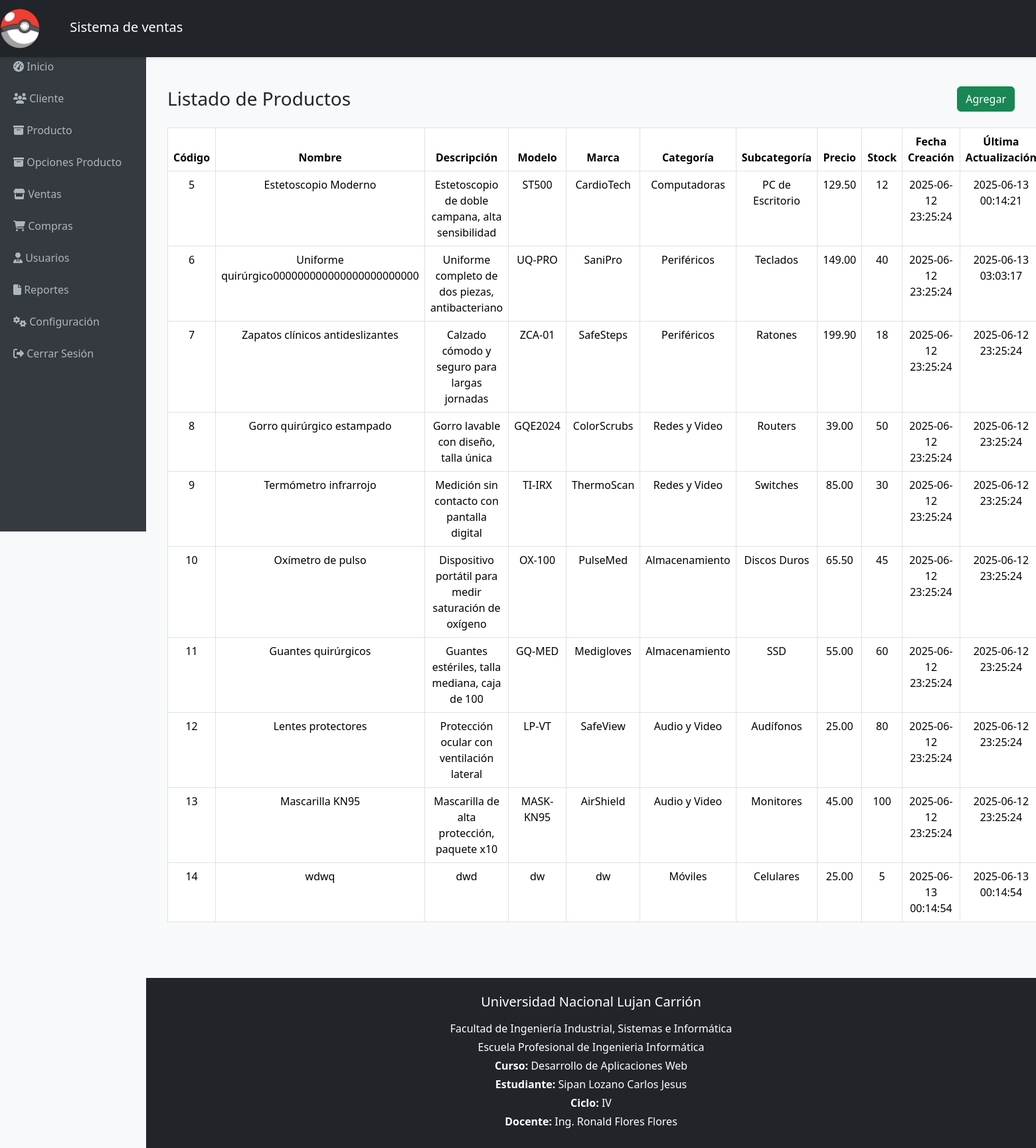
/producto.php, run on the app's committed database.
### tables this page shows
CREATE TABLE `producto` (
  `prod_codi` int NOT NULL,
  `prod_nombre` varchar(100) NOT NULL,
  `prod_descripcion` text,
  `prod_model` varchar(50) DEFAULT NULL,
  `prod_marca` varchar(50) DEFAULT NULL,
  `idsubcategoria` int NOT NULL,
  `proc_precio` decimal(10,2) NOT NULL,
  `prod_stock` int NOT NULL,
  `fecha_creacion` datetime DEFAULT CURRENT_TIMESTAMP,
  `fecha_actualizacion` datetime DEFAULT CURRENT_TIMESTAMP ON UPDATE CURRENT_TIMESTAMP
);

CREATE TABLE `categoria` (
  `idcategoria` int NOT NULL,
  `nombre_categoria` varchar(100) NOT NULL
);

CREATE TABLE `subcategoria` (
  `idsubcategoria` int NOT NULL,
  `nombre_subcategoria` varchar(100) NOT NULL,
  `idcategoria` int NOT NULL
);

### producto.php (the view, shortened to what this page needs)
<?php
include_once './conexion/cone.php';
$sql = "
SELECT
    p.*,
    sc.nombre_subcategoria,
    c.nombre_categoria
FROM producto p
JOIN subcategoria sc ON p.idsubcategoria = sc.idsubcategoria
JOIN categoria c ON sc.idcategoria = c.idcategoria
";
$result = mysqli_query($con, $sql);
?>
<!DOCTYPE html>
<html lang="es">
<?php include_once './includes/head.php' ?>
<body>
    <?php include_once './includes/header.php' ?>
    <br>
    <div class="content">
        <div class="container-fluid text-center mt-6">
            <div class="d-flex justify-content-between align-items-center" style="padding-top: 30px;">
                <h3 class="mb-0">Listado de Productos</h3>
                <a href="producto_add.php" class="btn btn-success">Agregar</a>
            </div>
            <br>
            <table class="table table-bordered table-hover text-center">
                <thead>
                    <tr>
                        <th>Código</th>
                        <th>Nombre</th>
                        <th>Descripción</th>
                        <th>Modelo</th>
                        <th>Marca</th>
                        <th>Categoría</th>
                        <th>Subcategoría</th>
                        <th>Precio</th>
                        <th>Stock</th>
                        <th>Fecha Creación</th>
                        <th>Última Actualización</th>
                    </tr>
                </thead>
                <tbody>
                    <?php while ($row = mysqli_fetch_array($result)) { ?>
                        <tr>
                            <td><?php echo $row["prod_codi"]; ?></td>
                            <td><?php echo $row["prod_nombre"]; ?></td>
                            <td><?php echo $row["prod_descripcion"]; ?></td>
                            <td><?php echo $row["prod_model"]; ?></td>
                            <td><?php echo $row["prod_marca"]; ?></td>
                            <td><?php echo $row["nombre_categoria"]; ?></td>
                            <td><?php echo $row["nombre_subcategoria"]; ?></td>
                            <td><?php echo $row["proc_precio"]; ?></td>
                            <td><?php echo $row["prod_stock"]; ?></td>
                            <td><?php echo $row["fecha_creacion"]; ?></td>
                            <td><?php echo $row["fecha_actualizacion"]; ?></td>
                        </tr>
                    <?php } ?>
                </tbody>
            </table>
        </div>
    </div>
    <?php include_once './includes/footer.php' ?>
</body>
</html>

### css/estilos_admin.css (style rules this page uses)
body { font-family: 'Segoe UI', sans-serif; background-color: #f8f9fa; padding-top: 56px; }
.content { margin-left: 220px; padding: 20px; }

### data on the page
producto: prod_codi "5", prod_nombre "Estetoscopio Moderno", prod_descripcion "Estetoscopio de doble campana, alta sensibilidad", prod_model "ST500", prod_marca "CardioTech", categoria.nombre_categoria "Computadoras", idsubcategoria.nombre_subcategoria "PC de Escritorio", proc_precio "129.50", prod_stock "12", fecha_creacion "2025-06-12 23:25:24", fecha_actualizacion "2025-06-13 00:14:21"
producto: prod_codi "6", prod_nombre "Uniforme quirúrgico000000000000000000000000", prod_descripcion "Uniforme completo de dos piezas, antibacteriano", prod_model "UQ-PRO", prod_marca "SaniPro", categoria.nombre_categoria "Periféricos", idsubcategoria.nombre_subcategoria "Teclados", proc_precio "149.00", prod_stock "40", fecha_creacion "2025-06-12 23:25:24", fecha_actualizacion "2025-06-13 03:03:17"
producto: prod_codi "7", prod_nombre "Zapatos clínicos antideslizantes", prod_descripcion "Calzado cómodo y seguro para largas jornadas", prod_model "ZCA-01", prod_marca "SafeSteps", categoria.nombre_categoria "Periféricos", idsubcategoria.nombre_subcategoria "Ratones", proc_precio "199.90", prod_stock "18", fecha_creacion "2025-06-12 23:25:24", fecha_actualizacion "2025-06-12 23:25:24"
producto: prod_codi "8", prod_nombre "Gorro quirúrgico estampado", prod_descripcion "Gorro lavable con diseño, talla única", prod_model "GQE2024", prod_marca "ColorScrubs", categoria.nombre_categoria "Redes y Video", idsubcategoria.nombre_subcategoria "Routers", proc_precio "39.00", prod_stock "50", fecha_creacion "2025-06-12 23:25:24", fecha_actualizacion "2025-06-12 23:25:24"
producto: prod_codi "9", prod_nombre "Termómetro infrarrojo", prod_descripcion "Medición sin contacto con pantalla digital", prod_model "TI-IRX", prod_marca "ThermoScan", categoria.nombre_categoria "Redes y Video", idsubcategoria.nombre_subcategoria "Switches", proc_precio "85.00", prod_stock "30", fecha_creacion "2025-06-12 23:25:24", fecha_actualizacion "2025-06-12 23:25:24"
producto: prod_codi "10", prod_nombre "Oxímetro de pulso", prod_descripcion "Dispositivo portátil para medir saturación de oxígeno", prod_model "OX-100", prod_marca "PulseMed", categoria.nombre_categoria "Almacenamiento", idsubcategoria.nombre_subcategoria "Discos Duros", proc_precio "65.50", prod_stock "45", fecha_creacion "2025-06-12 23:25:24", fecha_actualizacion "2025-06-12 23:25:24"
producto: prod_codi "11", prod_nombre "Guantes quirúrgicos", prod_descripcion "Guantes estériles, talla mediana, caja de 100", prod_model "GQ-MED", prod_marca "Medigloves", categoria.nombre_categoria "Almacenamiento", idsubcategoria.nombre_subcategoria "SSD", proc_precio "55.00", prod_stock "60", fecha_creacion "2025-06-12 23:25:24", fecha_actualizacion "2025-06-12 23:25:24"
producto: prod_codi "12", prod_nombre "Lentes protectores", prod_descripcion "Protección ocular con ventilación lateral", prod_model "LP-VT", prod_marca "SafeView", categoria.nombre_categoria "Audio y Video", idsubcategoria.nombre_subcategoria "Audífonos", proc_precio "25.00", prod_stock "80", fecha_creacion "2025-06-12 23:25:24", fecha_actualizacion "2025-06-12 23:25:24"
producto: prod_codi "13", prod_nombre "Mascarilla KN95", prod_descripcion "Mascarilla de alta protección, paquete x10", prod_model "MASK-KN95", prod_marca "AirShield", categoria.nombre_categoria "Audio y Video", idsubcategoria.nombre_subcategoria "Monitores", proc_precio "45.00", prod_stock "100", fecha_creacion "2025-06-12 23:25:24", fecha_actualizacion "2025-06-12 23:25:24"
producto: prod_codi "14", prod_nombre "wdwq", prod_descripcion "dwd", prod_model "dw", prod_marca "dw", categoria.nombre_categoria "Móviles", idsubcategoria.nombre_subcategoria "Celulares", proc_precio "25.00", prod_stock "5", fecha_creacion "2025-06-13 00:14:54", fecha_actualizacion "2025-06-13 00:14:54"
